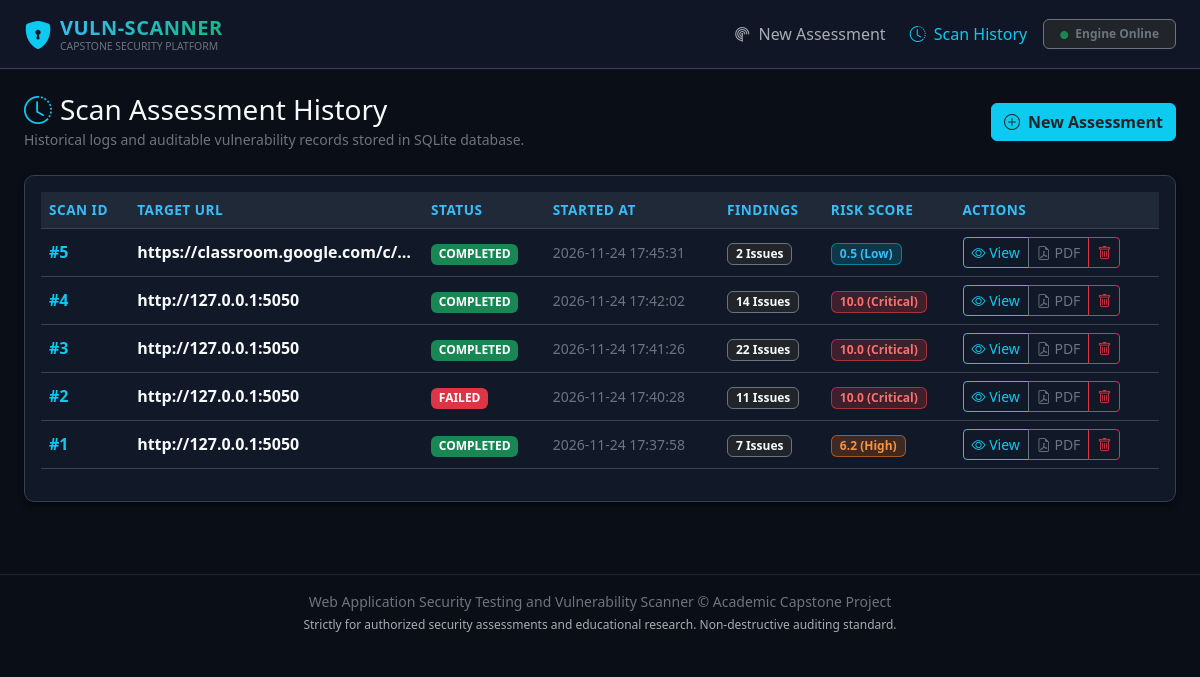
The app's page /history with its own data.
### tables this page shows
CREATE TABLE scans (
    id INTEGER PRIMARY KEY AUTOINCREMENT,
    target_url TEXT NOT NULL,
    scan_status TEXT DEFAULT 'PENDING', -- PENDING, RUNNING, COMPLETED, FAILED
    started_at TIMESTAMP DEFAULT CURRENT_TIMESTAMP,
    completed_at TIMESTAMP,
    total_findings INTEGER DEFAULT 0,
    critical_count INTEGER DEFAULT 0,
    high_count INTEGER DEFAULT 0,
    medium_count INTEGER DEFAULT 0,
    low_count INTEGER DEFAULT 0,
    info_count INTEGER DEFAULT 0,
    risk_score REAL DEFAULT 0.0,
    auth_confirmed INTEGER DEFAULT 1
);

### app.py (the view)
@app.route('/history')
def history():
    scans = get_all_scans()
    return render_template('history.html', scans=scans)

### database/db_manager.py (called while the page is built)
def get_db_connection():
    conn = sqlite3.connect(Config.DATABASE_PATH, timeout=20.0)
    conn.row_factory = sqlite3.Row
    conn.execute("PRAGMA foreign_keys = ON")
    return conn

def get_all_scans():
    conn = get_db_connection()
    try:
        cursor = conn.cursor()
        cursor.execute("SELECT * FROM scans ORDER BY id DESC")
        return [dict(row) for row in cursor.fetchall()]
    finally:
        conn.close()

### templates/history.html (shortened to what this page needs)
{% extends "base.html" %}
{% block content %}
<div class="d-flex justify-content-between align-items-center mb-4">
    <div>
        <h3 class="mb-0 text-light"><i class="bi bi-clock-history text-info me-2"></i>Scan Assessment History</h3>
        <small class="text-secondary">Historical logs and auditable vulnerability records stored in SQLite database.</small>
    </div>
    <a href="{{ url_for('index') }}" class="btn btn-info text-dark fw-semibold">
        <i class="bi bi-plus-circle me-1"></i> New Assessment
    </a>
</div>
<div class="cyber-card p-3">
    {% if scans %}
    <div class="table-responsive">
        <table class="table cyber-table align-middle">
            <thead>
                <tr>
                    <th>Scan ID</th>
                    <th>Target URL</th>
                    <th>Status</th>
                    <th>Started At</th>
                    <th>Findings</th>
                    <th>Risk Score</th>
                    <th>Actions</th>
                </tr>
            </thead>
            <tbody>
                {% for s in scans %}
                <tr>
                    <td class="text-info fw-bold">#{{ s.id }}</td>
                    <td class="text-light fw-semibold text-truncate" style="max-width: 250px;">{{ s.target_url }}</td>
                    <td>
                        {% if s.scan_status == 'COMPLETED' %}
                            <span class="badge bg-success">COMPLETED</span>
                        {% elif s.scan_status == 'RUNNING' %}
                            <span class="badge bg-primary">RUNNING</span>
                        {% else %}
                            <span class="badge bg-danger">FAILED</span>
                        {% endif %}
                    </td>
                    <td class="text-secondary small">{{ s.started_at }}</td>
                    <td>
                        <span class="badge bg-dark border border-secondary text-light px-2 py-1">
                            {{ s.total_findings }} Issues
                        </span>
                    </td>
                    <td>
                        {% if s.risk_score >= 8.0 %}
                            <span class="badge badge-critical px-2 py-1">{{ s.risk_score }} (Critical)</span>
                        {% elif s.risk_score >= 5.0 %}
                            <span class="badge badge-high px-2 py-1">{{ s.risk_score }} (High)</span>
                        {% elif s.risk_score >= 2.5 %}
                            <span class="badge badge-medium px-2 py-1">{{ s.risk_score }} (Medium)</span>
                        {% else %}
                            <span class="badge badge-low px-2 py-1">{{ s.risk_score }} (Low)</span>
                        {% endif %}
                    </td>
                    <td>
                        <div class="btn-group btn-group-sm">
                            <a href="{{ url_for('view_scan', scan_id=s.id) }}" class="btn btn-outline-info" title="View Full Results">
                                <i class="bi bi-eye"></i> View
                            </a>
                            <a href="{{ url_for('download_pdf', scan_id=s.id) }}" class="btn btn-outline-secondary" title="Download PDF Report">
                                <i class="bi bi-file-earmark-pdf"></i> PDF
                            </a>
                            <button type="button" class="btn btn-outline-danger" onclick="deleteScan({{ s.id }})" title="Delete Record">
                                <i class="bi bi-trash"></i>
                            </button>
                        </div>
                    </td>
                </tr>
                {% endfor %}
            </tbody>
        </table>
    </div>
    {% endif %}
</div>
{% endblock %}

### static/css/style.css (style rules this page uses)
:root { --bg-dark: #0a0e17; --bg-card: #111827; --bg-card-hover: #1f2937; --border-color: #374151; --cyber-blue: #38bdf8; --cyber-cyan: #06b6d4; --cyber-green: #10b981; --cyber-red: #ef4444; --cyber-orange: #f97316; --cyber-yellow: #f59e0b; --text-primary: #f3f4f6; --text-secondary: #9ca3af; }
body { background-color: var(--bg-dark); color: var(--text-primary); font-family: 'Segoe UI', system-ui, -apple-system, sans-serif; min-height: 100vh; }
.cyber-card { background-color: var(--bg-card); border: 1px solid var(--border-color); border-radius: 10px; box-shadow: 0 4px 6px -1px rgba(0, 0, 0, 0.5); transition: transform 0.2s ease, border-color 0.2s ease; }
.badge-critical { background-color: rgba(239, 68, 68, 0.2); color: #f87171; border: 1px solid rgba(239, 68, 68, 0.6); }
.badge-high { background-color: rgba(249, 115, 22, 0.2); color: #fb923c; border: 1px solid rgba(249, 115, 22, 0.6); }
.badge-low { background-color: rgba(6, 182, 212, 0.2); color: #38bdf8; border: 1px solid rgba(6, 182, 212, 0.6); }
.cyber-table { color: var(--text-primary); border-color: var(--border-color); }
.cyber-table thead th { background-color: #1f2937; color: var(--cyber-blue); border-bottom: 1px solid var(--border-color); font-size: 0.85rem; text-transform: uppercase; letter-spacing: 0.5px; }
.cyber-table tbody td { background-color: var(--bg-card); border-bottom: 1px solid var(--border-color); vertical-align: middle; }

### records on screen
scans: id "5", target_url "https://classroom.google.com/c/…", scan_status "COMPLETED", started_at "2026-11-24 17:45:31", total_findings "2", risk_score "0.5"
scans: id "4", target_url "http://127.0.0.1:5050", scan_status "COMPLETED", started_at "2026-11-24 17:42:02", total_findings "14", risk_score "10.0"
scans: id "3", target_url "http://127.0.0.1:5050", scan_status "COMPLETED", started_at "2026-11-24 17:41:26", total_findings "22", risk_score "10.0"
scans: id "2", target_url "http://127.0.0.1:5050", scan_status "FAILED", started_at "2026-11-24 17:40:28", total_findings "11", risk_score "10.0"
scans: id "1", target_url "http://127.0.0.1:5050", scan_status "COMPLETED", started_at "2026-11-24 17:37:58", total_findings "7", risk_score "6.2"
